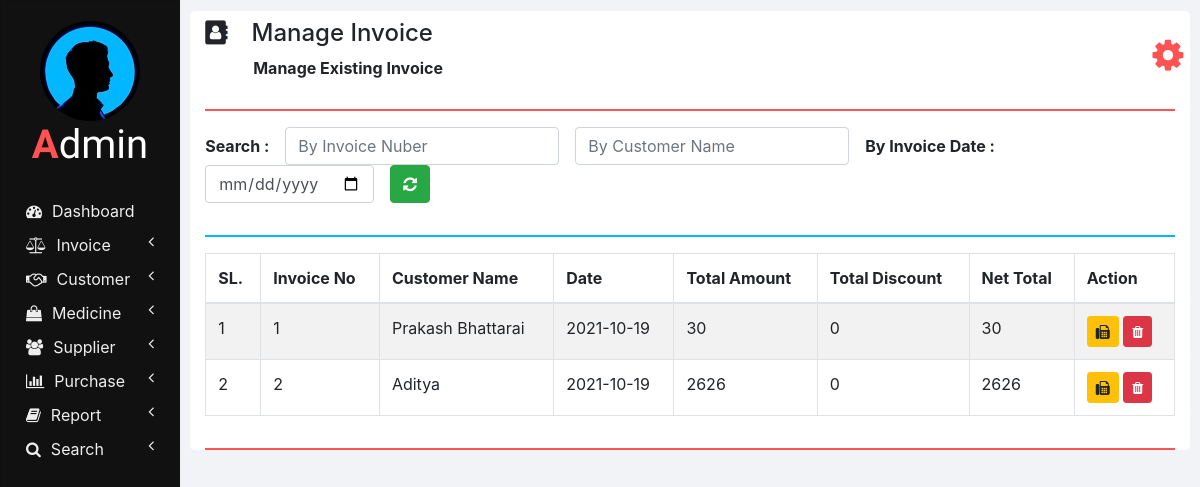
/manage_invoice.php, run on an earlier commit of the app's database.
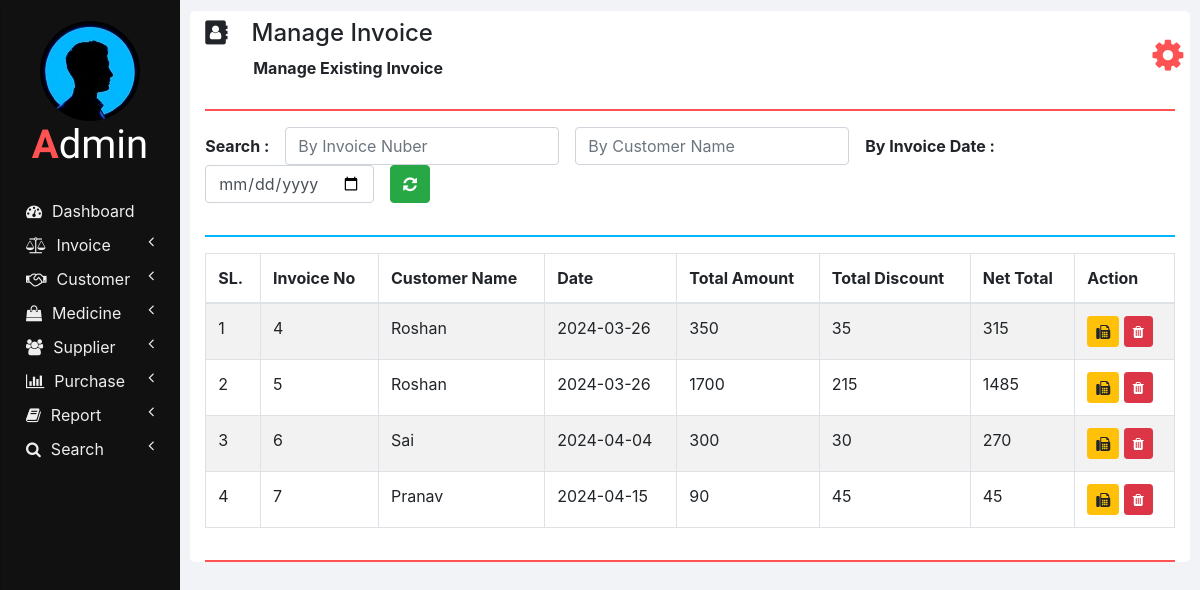
And on a later commit of the database.
### tables this page shows
CREATE TABLE `invoices` (
  `INVOICE_ID` int(11) NOT NULL,
  `NET_TOTAL` double NOT NULL DEFAULT 0,
  `INVOICE_DATE` date NOT NULL DEFAULT current_timestamp(),
  `CUSTOMER_ID` int(11) NOT NULL,
  `TOTAL_AMOUNT` double NOT NULL,
  `TOTAL_DISCOUNT` double NOT NULL
);

CREATE TABLE `customers` (
  `ID` int(11) NOT NULL,
  `NAME` varchar(20) NOT NULL,
  `CONTACT_NUMBER` varchar(10) NOT NULL,
  `ADDRESS` varchar(100) NOT NULL,
  `DOCTOR_NAME` varchar(20) NOT NULL,
  `DOCTOR_ADDRESS` varchar(100) NOT NULL
);

### php/manage_invoice.php (the view, shortened to what this page needs)
<?php
  function showInvoices() {
    require "db_connection.php";
    if($con) {
      $seq_no = 0;
      $query = "SELECT * FROM invoices INNER JOIN customers ON invoices.CUSTOMER_ID = customers.ID";
      $result = mysqli_query($con, $query);
      while($row = mysqli_fetch_array($result)) {
        $seq_no++;
        showInvoiceRow($seq_no, $row);
      }
    }
  }
  function showInvoiceRow($seq_no, $row) {
    ?>
    <tr>
      <td><?php echo $seq_no; ?></td>
      <td><?php echo $row['INVOICE_ID']; ?></td>
      <td><?php echo $row['NAME']; ?></td>
      <td><?php echo $row['INVOICE_DATE']; ?></td>
      <td><?php echo $row['TOTAL_AMOUNT']; ?></td>
      <td><?php echo $row['TOTAL_DISCOUNT']; ?></td>
      <td><?php echo $row['NET_TOTAL']; ?></td>
      <td>
        <button class="btn btn-warning btn-sm" onclick="printInvoice(<?php echo $row['INVOICE_ID']; ?>);">
          <i class="fa fa-fax"></i>
        </button>
        <button class="btn btn-danger btn-sm" onclick="deleteInvoice(<?php echo $row['INVOICE_ID']; ?>);">
          <i class="fa fa-trash"></i>
        </button>
      </td>
    </tr>
    <?php
  }
    ?>

### manage_invoice.php (shortened to what this page needs)
<!DOCTYPE html>
<html lang="en" dir="ltr">
  <head>
    <link rel="stylesheet" href="bootstrap/css/bootstrap.min.css">
    <link rel="stylesheet" href="https://use.fontawesome.com/releases/v5.3.1/css/all.css">
    <link rel="stylesheet" href="https://cdnjs.cloudflare.com/ajax/libs/font-awesome/4.7.0/css/font-awesome.min.css">
    <link rel="stylesheet" href="css/sidenav.css">
    <link rel="stylesheet" href="css/home.css">
  </head>
  <body>
    <div class="container-fluid">
      <div class="container">
        <?php
          require "php/header.php";
          createHeader('address-book', 'Manage Invoice', 'Manage Existing Invoice');
        ?>
        <div class="row">
          <div class="col-md-12 form-group form-inline">
            <label class="font-weight-bold" for="">Search :&emsp;</label>
            <input type="number" class="form-control" id="by_invoice_number" placeholder="By Invoice Nuber" onkeyup="searchInvoice(this.value, 'INVOICE_ID');">
            &emsp;<input type="text" class="form-control" id="by_customer_name" placeholder="By Customer Name" onkeyup="searchInvoice(this.value, 'NAME');">
            &emsp;<label class="font-weight-bold" for="">By Invoice Date :&emsp;</label>
            <input type="date" class="form-control" id="by_date" onchange="searchInvoice(this.value, 'INVOICE_DATE');">
            &emsp;<button class="btn btn-success font-weight-bold" onclick="refresh();"><i class="fa fa-refresh"></i></button>
          </div>
          <div class="col col-md-12">
            <hr class="col-md-12" style="padding: 0px; border-top: 2px solid  #02b6ff;">
          </div>
          <div class="col col-md-12 table-responsive">
            <div class="table-responsive">
            	<table class="table table-bordered table-striped table-hover">
            		<thead>
            			<tr>
            				<th>SL.</th>
            				<th>Invoice No</th>
            				<th>Customer Name</th>
            				<th>Date</th>
                    <th>Total Amount</th>
                    <th>Total Discount</th>
                    <th>Net Total</th>
                    <th>Action</th>
            			</tr>
            		</thead>
                <tbody id="invoices_div">
                  <?php
                    require 'php/manage_invoice.php';
                    showInvoices();
                  ?>
                </tbody>
            	</table>
            </div>
          </div>
        </div>
        <hr style="border-top: 2px solid #ff5252;">
      </div>
    </div>
  </body>
</html>

### php/header.php
<?php
  function createHeader($icon, $heading, $sub_heading) {
    echo '
    <section class="row content-header">
      <div class="header-title col-md-11">
        <p class="h4 pt-2"><i class="fa fa-'.$icon.'"></i>&emsp;'.$heading.'</p>
        &emsp;&emsp;&emsp;<small class="font-weight-bold h6">'.$sub_heading.'</small>
      </div>
      <div class="col-md-1 user_options">
        <button class="col col-md-1 m-3" onclick="showOptions();">
          <i class="fa fa-gear"></i>
        </button>
        <div id="mark"><i class="fa fa-play fa-rotate-270"></i></div>
        <ul id="options" class="options list-unstyled" style="display: none;">
          <li>
            <a href="my_profile.php"><i class="fa fa-user"></i><span>My Profile</span></a>
          </li>
          <li>
            <a href="change_password.php"><i class="fa fa-edit"></i><span>Change Password</span></a>
          </li>
          <li>
            <a href="logout.php"><i class="fa fa-key"></i><span>Logout</span></a>
          </li>
        </ul>
      </div>
    </section>
    <hr style="border-top: 2px solid #ff5252;">
    ';
  }
?>

### css/sidenav.css (style rules this page uses)
body { background-color: #f1f3f6; }
.sidenav { width: 15%; height: 100vh; background-color: #222222; position: fixed; z-index: 1; flex: 1 0 auto; }
.card { width: 100%; height: 100%; top: 0; border-radius: 0; background-color: #111111; }
.logo .logo-caption { font-family: 'Poiret One', cursive; color: #ffffff; text-align: center; margin-bottom: 25px; }
.logo .profile { margin-left: 50%; border-radius: 50%; transform: translate(-50%); }
.logo .tweak { color: #ff5252; font-weight: bold; }
.main-menu-item { padding: 5px 5px; cursor: pointer; }
.main-menu-item > a { color: #eeeeee; text-decoration: none; font-size: 16px; }
.main-menu-item > a > span { margin-left: 10px; }

### css/home.css (style rules this page uses)
html, body { height: 100vh; }
.container-fluid { margin-left: 15%; width: 85%; background: #f1f3f6; padding: 1px 0 0 0; flex: 1 0 auto; }
.container { margin: 0; max-width: 98%; margin: 1%; background-color: #ffffff; border-radius: 5px; }
.user_options button { max-width: 50px; max-height: 50px; font-size: 36px; background-color: #ffffff; color: #ff5252; border: none; outline: none; }
input[type=number] { -moz-appearance: textfield; }

What changed in the data, as far as the page shows it:
removed invoices: seq_no "1", INVOICE_ID "1", CUSTOMER_ID.NAME "Prakash Bhattarai", INVOICE_DATE "2021-10-19", TOTAL_AMOUNT "30", TOTAL_DISCOUNT "0", NET_TOTAL "30"
removed invoices: seq_no "2", INVOICE_ID "2", CUSTOMER_ID.NAME "Aditya", INVOICE_DATE "2021-10-19", TOTAL_AMOUNT "2626", TOTAL_DISCOUNT "0", NET_TOTAL "2626"
added invoices: seq_no "1", INVOICE_ID "4", CUSTOMER_ID.NAME "Roshan", INVOICE_DATE "2024-03-26", TOTAL_AMOUNT "350", TOTAL_DISCOUNT "35", NET_TOTAL "315"
added invoices: seq_no "2", INVOICE_ID "5", CUSTOMER_ID.NAME "Roshan", INVOICE_DATE "2024-03-26", TOTAL_AMOUNT "1700", TOTAL_DISCOUNT "215", NET_TOTAL "1485"
added invoices: seq_no "3", INVOICE_ID "6", CUSTOMER_ID.NAME "Sai", INVOICE_DATE "2024-04-04", TOTAL_AMOUNT "300", TOTAL_DISCOUNT "30", NET_TOTAL "270"
added invoices: seq_no "4", INVOICE_ID "7", CUSTOMER_ID.NAME "Pranav", INVOICE_DATE "2024-04-15", TOTAL_AMOUNT "90", TOTAL_DISCOUNT "45", NET_TOTAL "45"
